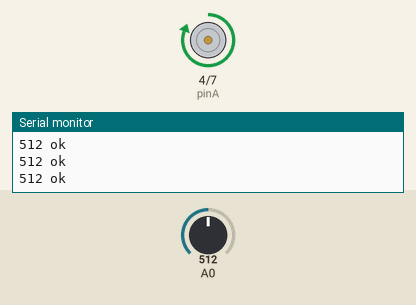
A sketch run on a simulated Arduino Uno, built with avr-gcc and run on an emulated ATmega328P. On the bench: motor-driver pin pairs drawn as motors (green arrow = first pin HIGH = forward, orange = second pin HIGH = backward, longer = more drive), the last lines printed to the serial monitor. The test bench sets the inputs (shaded band); at power-on: A0 = 512.

Above: at 1.2 s.
1.3 s: A0 set to 401
2.8 s: A0 set to 376
At 3.2 s:
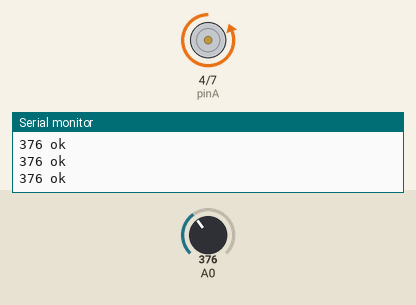
4.3 s: A0 set to 629
7.3 s: A0 set to 651
At 7.9 s:
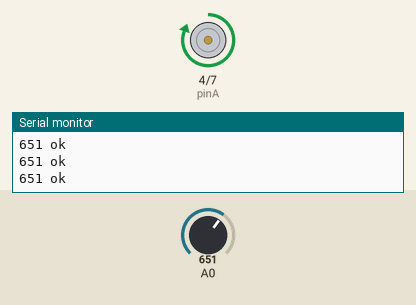
8.8 s: A0 set to 380
At 10.2 s:
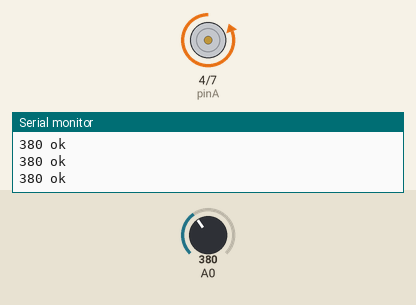
Timing chart, 0 to 11.3 s (numbered marks = the images above; inputs shaded):
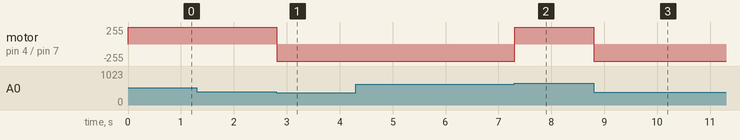

Measured:
- the behaviour switches between 391 and 390 on A0 (found by bisection; images 0 and 1)
- the behaviour switches between 644 and 645 on A0 (found by bisection; images 1 and 2)
- after the input at 2.8 s, motor on pin 4 (pinA) / pin 7 (pinB): forward 255/255 → backward 255/255 at once
- after the input at 7.3 s, motor on pin 4 (pinA) / pin 7 (pinB): backward 255/255 → forward 255/255 at once
- after the input at 8.8 s, motor on pin 4 (pinA) / pin 7 (pinB): forward 255/255 → backward 255/255 at once

The sketch:

Motore_Japi-Taglia_13-03.ino
```cpp
const int MIN = 390;
const int MAX = 645;

// Attributes

int pinTrigger = 2;

int pinA = 4;
int pinB = 7;

/*
 * Down:  A - HIGH / B - LOW
 * Up:  A - LOW / B - HIGH
 *
 */

int pos;
bool First;

void setup() {
  First = true;

  pinMode(pinTrigger, OUTPUT);
  pinMode(A0, INPUT);

  pinMode(pinA, OUTPUT);
  pinMode(pinB, OUTPUT);

  digitalWrite(pinA, HIGH);
  digitalWrite(pinB, LOW);

  Serial.begin(9600);
}

void loop() {
  digitalWrite(pinTrigger, LOW);

  pos = analogRead(A0);
  Serial.print(pos);

  if(pos >= MAX){
    digitalWrite(pinA, HIGH);
    digitalWrite(pinB, LOW);
  }
  else if(pos <= MIN){
    digitalWrite(pinA, LOW);
    digitalWrite(pinB, HIGH);
  }
  else if(First == true){
    digitalWrite(pinB, LOW);
    digitalWrite(pinA, HIGH);
    First = false;
  }

  digitalWrite(pinTrigger, HIGH);

  Serial.println(" ok");
}
```
